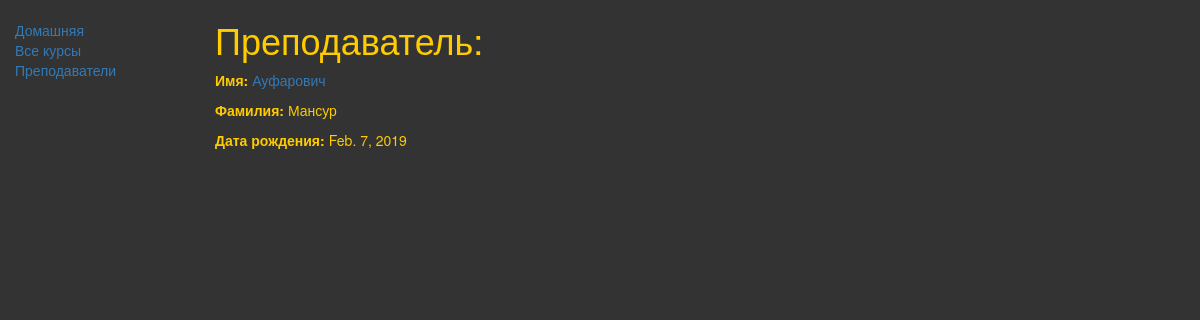
Screenshot of /firstapp/teacher/1 with the database file from the repository.
### firstapp/models.py (models this page shows, shortened)
class teacher(models.Model):
    first_name = models.CharField(max_length=100)
    last_name = models.CharField(max_length=100)
    date_of_birth = models.DateField(null=True, blank=True)

### firstapp/views.py (the view)
# urls.py: url(r'^teacher/(?P<pk>\d+)$', views.teacherDetailView.as_view(), name='Данные о преподавателе'),
class teacherDetailView(generic.DetailView):
    model = teacher

### firstapp/templates/firstapp/teacher_detail.html (shortened to what this page needs)
{% extends "base_generic.html" %}
{% block content %}
<h1>Преподаватель:</h1>
<p><strong>Имя:</strong> <a href="">{{ teacher.last_name }}</a></p>
<p><strong>Фамилия:</strong> {{ teacher.first_name }}</p>
<p><strong>Дата рождения:</strong> {{ teacher.date_of_birth }}</p>
{% endblock %}

### rows the page displays
teacher: last_name "Ауфарович", first_name "Мансур", date_of_birth "Feb. 7, 2019"
